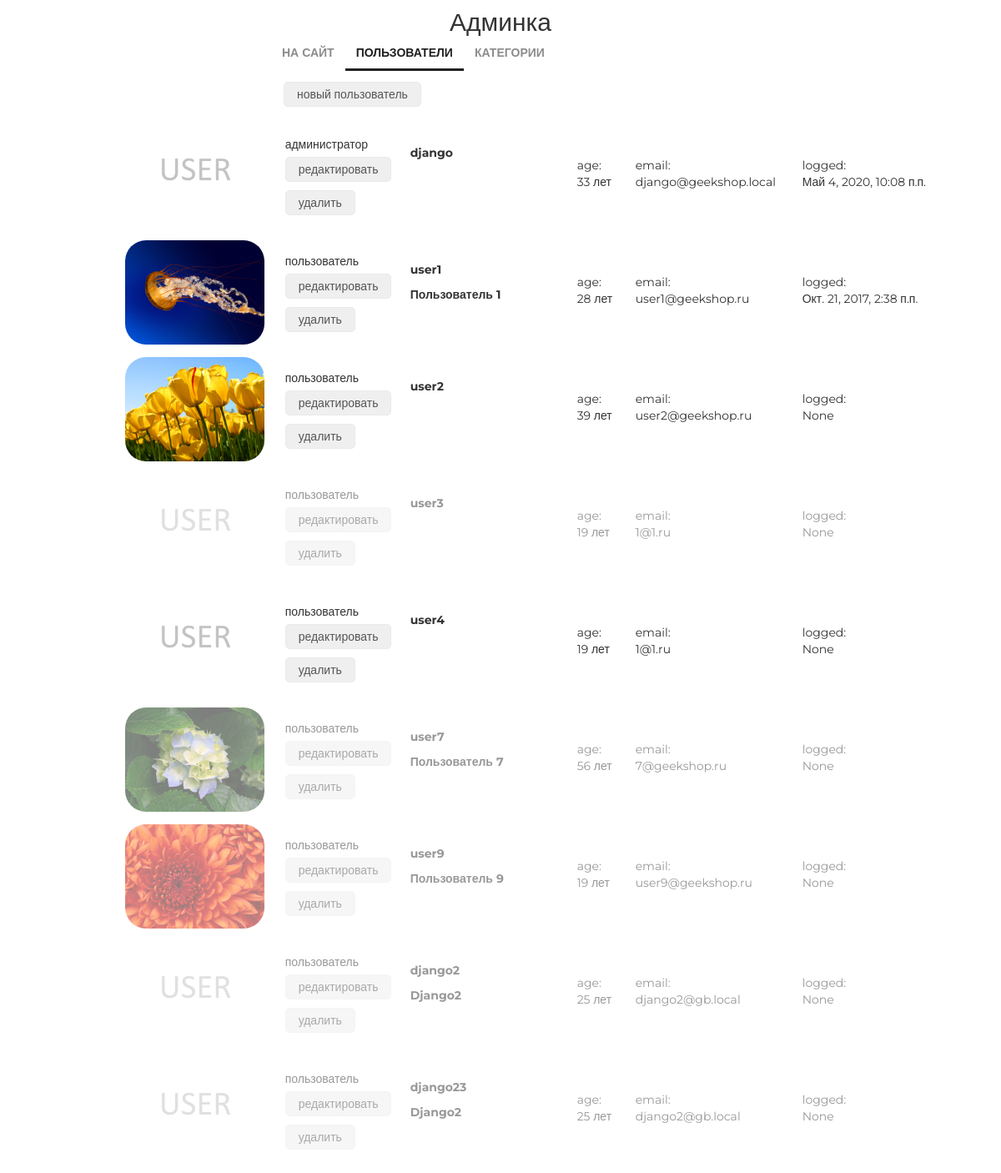
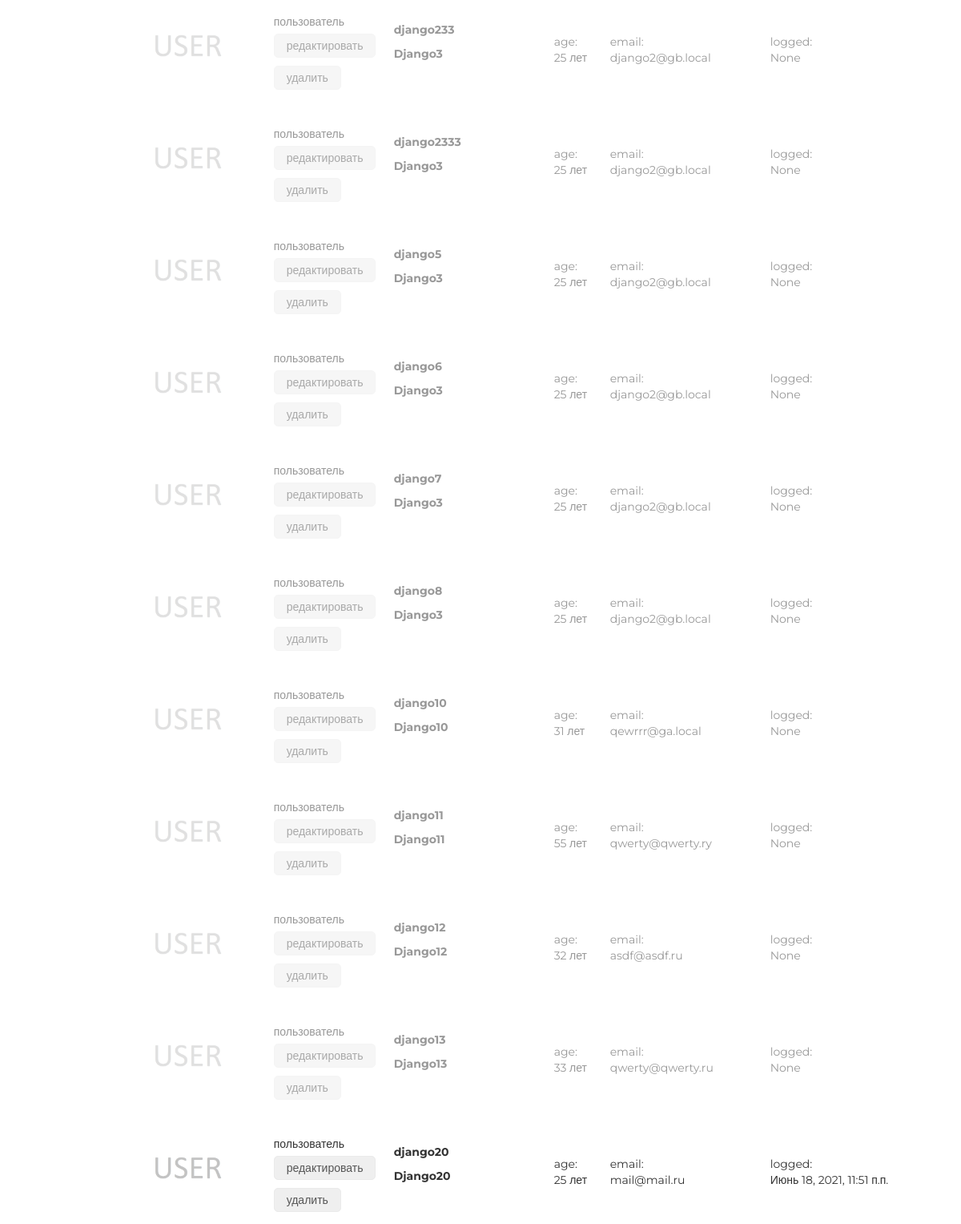
Screenshot of /admin/users/read/ (signed in) with the database file from the repository (2 pictures, top to bottom).
### authapp/models.py (models this page shows, shortened)
class ShopUser(AbstractUser):
    avatar = models.ImageField(upload_to='users_avatars', blank=True)
    age = models.PositiveIntegerField(verbose_name = 'возраст')
    activation_key = models.CharField(max_length=128, blank=True)
    activation_key_created = models.DateTimeField(auto_now_add=True, blank=True, null=True)

### adminapp/views.py (the view)
class UsersListView(ListView):
    model = ShopUser
    template_name = 'adminapp/users.html'
    @method_decorator(user_passes_test(lambda u: u.is_superuser))
    def dispatch(self, *args, **kwargs):
        return super(UsersListView,  self).dispatch(*args, **kwargs)

### adminapp/templatetags/my_tags.py (called while the page is built)
@register.filter(name='media_folder_users')
def media_folder_users(string):
    if not string:
        string = 'users_avatars/default.jpg'
    new_string = "{}{}".format(URL_PREFIX, string)
    return new_string

### mainapp/context_processors.py (called while the page is built)
def basket(request):
    print(f'context processor basket works')
    basket = []
    if request.user.is_authenticated:
        basket = Basket.objects.filter(user=request.user)
    return {
        'basket': basket,
    }

### adminapp/templates/adminapp/users.html (shortened to what this page needs)
{% extends 'adminapp/base.html' %}
{% load staticfiles %}
{% load my_tags %}
{% block content %}
    <div class="users_list">
		<button class="new_user">
			<a href={% url 'admin:user_create' %}>новый пользователь</a>
		</button>
		{% for object in object_list %}
			<div class="user_record {% if not object.is_active %}not_active{% endif %}">
				<img src="{{ object.avatar|media_folder_users }}" alt="{{ object.username }}">
				<div class="user_role">
					{% if object.is_superuser %}администратор{% else %}пользователь{% endif %}
					<button>
						<a href={% url 'admin:user_update' object.pk %}>редактировать</a>
					</button>
					<button>
						<a href={% url 'admin:user_delete' object.pk %}>удалить</a>
					</button>
				</div>
				<div class="user_name">
					<p>
						<strong>{{ object.username }}</strong>
					</p>
					<p>
					{% if object.first_name %}
						<b>{{ object.first_name|title }}</b>
					{% endif %}
					</p>
				</div>
				<div class="user_age">
					age:<br>
					{{ object.age }} лет
				</div>
				<div class="user_email">
					email:<br>
					{{ object.email }}
				</div>
				<div class="user_lastlogin">
					logged:<br>
					{{ object.last_login }}
				</div>
			</div>
		{% endfor%}
	</div>
{% endblock %}

### adminapp/templates/adminapp/base.html (shortened to what this page needs)
<!DOCTYPE html>
{% load staticfiles %}
<html>
<head>
    {% block css %}
        <link rel="stylesheet" type="text/css" href="{% static 'css/bootstrap.min.css' %}">
        <link rel="stylesheet" type="text/css" href="{% static 'css/style.css' %}">
        <link rel="stylesheet" href="{% static 'fonts/font-awesome/css/font-awesome.css' %}">
    {% endblock %}
</head>
<body>
	<div class="admin_container">
        <div class="h2 text-center head">
            Админка
        </div>
        {% block menu %}
            <div class="admin_menu">
                {% include 'adminapp/includes/inc_menu.html' %}
            </div>
        {% endblock %}
        {% block content %}
        {% endblock %}
	</div>
</body>
</html>

### adminapp/templates/adminapp/includes/inc_menu.html
<ul class="menu">
    <li><a href="{% url 'main' %}">на сайт</a></li>
    <li>
        <a href="{% url 'admin:users' %}" class="{% if request.resolver_match.url_name == 'users' %}active{% endif %}">
            пользователи
        </a>
    </li>
    <li>
        <a href="{% url 'admin:categories' %}"
        class="{% if request.resolver_match.url_name == 'categories' or category.name %}active{% endif %}">
            категории{% if category %}:<span>{{ category.name }}</span>{% endif %}
        </a>
    </li>
</ul>

### static/css/style.css (style rules this page uses)
* { margin: 0; padding: 0; }
body { font-family: 'Montserrat', sans-serif; }
html, body { height: 100%; }
.users_list { margin-left: 150px; }
.users_list a { color: #555; text-decoration: none; }
.users_list .new_user { margin-left: 190px; }
.users_list button { border: 1px solid #eaeaea; border-radius: 5px; height: 30px; margin: 5px auto; padding: 0 15px; }
.user_record { height: 125px; margin: 15px auto; position: relative; }
.user_record.not_active { opacity: 0.5; }
.user_record img { display: block; float: left; height: 125px; border-radius: 25px; }
.user_record .user_name { display: block; float: left; margin-top: 15px; margin-left: 25px; width: 175px; }
.user_record .user_name p { margin: 10px auto; }
.user_record .user_email { display: block; float: left; margin-top: 40px; margin-left: 25px; width: 175px; }
.user_record .user_age { display: block; float: left; margin-top: 40px; margin-left: 25px; width: 45px; }
.user_record .user_role { display: block; float: left; margin-top: 15px; margin-left: 25px; width: 125px; }
.user_record .user_lastlogin { display: block; float: left; margin-top: 40px; margin-left: 25px; width: 175px; }
.admin_container .h2 { margin-top: 10px; }
.admin_menu { display: block; left: 15px; top: 20px; height: 40px; width: 100%; }
.admin_menu ul.menu { display: block; float: none; width: 550px; height: 50px; margin: auto; color: #555; }
.menu { list-style-type: none; margin-top: 67px; float: right; }
.menu li { float: left; }
.menu a { color: #8c8c8c; font-size: 14px; font-weight: 700; text-align: right; text-transform: uppercase; text-decoration: none; padding: 10px 13px; }
.menu .active { color: #212121; font-weight: 700; border-bottom: 3px solid #212121; }

### rows the page displays
ShopUser: is_superuser "администратор", username "django", age "33", email "django@geekshop.local", last_login "Май 4, 2020, 10:08 п.п."
ShopUser: avatar|media_folder_users (picture), is_superuser "пользователь", username "user1", first_name "Пользователь 1", age "28", email "user1@geekshop.ru", last_login "Окт. 21, 2017, 2:38 п.п."
ShopUser: avatar|media_folder_users (picture), is_superuser "пользователь", username "user2", age "39", email "user2@geekshop.ru", last_login "None"
ShopUser: is_superuser "пользователь", username "user3", age "19", email "1@1.ru", last_login "None"
ShopUser: is_superuser "пользователь", username "user4", age "19", email "1@1.ru", last_login "None"
ShopUser: avatar|media_folder_users (picture), is_superuser "пользователь", username "user7", first_name "Пользователь 7", age "56", email "7@geekshop.ru", last_login "None"
ShopUser: avatar|media_folder_users (picture), is_superuser "пользователь", username "user9", first_name "Пользователь 9", age "19", email "user9@geekshop.ru", last_login "None"
ShopUser: is_superuser "пользователь", username "django2", first_name "Django2", age "25", email "django2@gb.local", last_login "None"
ShopUser: is_superuser "пользователь", username "django23", first_name "Django2", age "25", email "django2@gb.local", last_login "None"
ShopUser: is_superuser "пользователь", username "django233", first_name "Django3", age "25", email "django2@gb.local", last_login "None"
ShopUser: is_superuser "пользователь", username "django2333", first_name "Django3", age "25", email "django2@gb.local", last_login "None"
ShopUser: is_superuser "пользователь", username "django5", first_name "Django3", age "25", email "django2@gb.local", last_login "None"
ShopUser: is_superuser "пользователь", username "django6", first_name "Django3", age "25", email "django2@gb.local", last_login "None"
ShopUser: is_superuser "пользователь", username "django7", first_name "Django3", age "25", email "django2@gb.local", last_login "None"
ShopUser: is_superuser "пользователь", username "django8", first_name "Django3", age "25", email "django2@gb.local", last_login "None"
ShopUser: is_superuser "пользователь", username "django10", first_name "Django10", age "31", email "qewrrr@ga.local", last_login "None"
ShopUser: is_superuser "пользователь", username "django11", first_name "Django11", age "55", email "qwerty@qwerty.ry", last_login "None"
ShopUser: is_superuser "пользователь", username "django12", first_name "Django12", age "32", email "asdf@asdf.ru", last_login "None"
ShopUser: is_superuser "пользователь", username "django13", first_name "Django13", age "33", email "qwerty@qwerty.ru", last_login "None"
ShopUser: is_superuser "пользователь", username "django20", first_name "Django20", age "25", email "mail@mail.ru", last_login "Июнь 18, 2021, 11:51 п.п."
